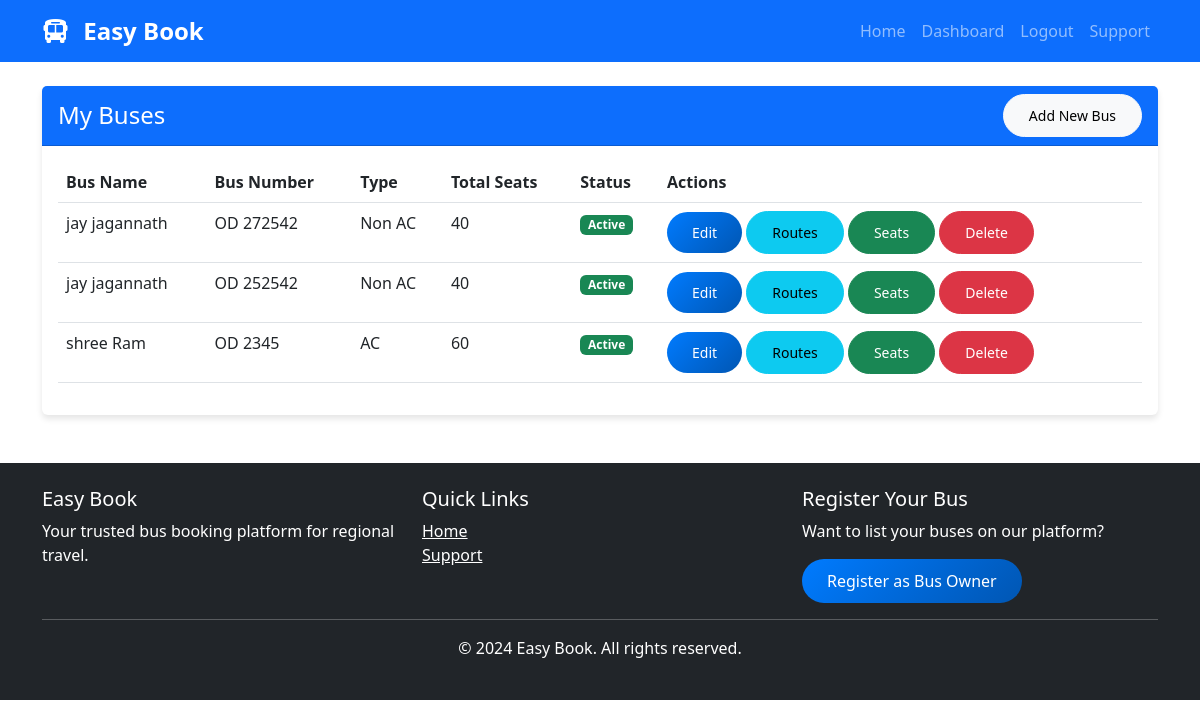
Screenshot of /bus-owner/manage-buses/ (signed in) with the database file from the repository.
### easybook/apps/bus_owners/models.py (models this page shows, shortened)
class Bus(models.Model):
    BUS_TYPES = (
        ('ac', 'AC'),
        ('non_ac', 'Non AC'),
        ('sleeper', 'Sleeper'),
        ('seater', 'Seater'),
        ('ac_sleeper', 'AC Sleeper'),
        ('luxury', 'Luxury'),
    )
    BUS_LAYOUTS = (
        ('2x2', '2 x 2 (4 seats per row)'),
        ('2x1', '2 x 1 (3 seats per row)'),
        ('1x2', '1 x 2 (3 seats per row)'),
        ('sleeper_2x1', 'Sleeper 2 x 1'),
        ('sleeper_1x1', 'Sleeper 1 x 1'),
    )
    owner = models.ForeignKey(User, on_delete=models.CASCADE, limit_choices_to={'user_type': 'bus_owner'}, related_name='buses')
    bus_name = models.CharField(max_length=100)
    bus_type = models.CharField(max_length=20, choices=BUS_TYPES)
    bus_number = models.CharField(max_length=20, unique=True)
    total_seats = models.IntegerField()
    seat_layout = models.CharField(max_length=20, choices=BUS_LAYOUTS, default='2x2')
    amenities = models.TextField(help_text="AC, WiFi, Charging point, etc.", blank=True)
    bus_image = models.ImageField(upload_to='bus_images/', null=True, blank=True)
    is_active = models.BooleanField(default=True)
    created_at = models.DateTimeField(auto_now_add=True)
    updated_at = models.DateTimeField(auto_now=True)

### easybook/apps/bus_owners/views.py (the view)
# urls.py: path('manage-buses/', views.manage_buses, name='manage_buses'),
@login_required
def manage_buses(request):
    if request.user.user_type != 'bus_owner':
        messages.error(request, 'Access denied. Bus owner only.')
        return redirect('home')
    buses = Bus.objects.filter(owner=request.user).order_by('-created_at')
    return render(request, 'bus_owner/manage_buses.html', {'buses': buses})

### templates/bus_owner/manage_buses.html (shortened to what this page needs)
{% extends 'base.html' %}
{% block content %}
<div class="container mt-4">
    <div class="row">
        <div class="col-12">
            <div class="card">
                <div class="card-header bg-primary text-white d-flex justify-content-between align-items-center">
                    <h4 class="mb-0">My Buses</h4>
                    <a href="{% url 'add_bus' %}" class="btn btn-light btn-sm">Add New Bus</a>
                </div>
                <div class="card-body">
                    {% if buses %}
                        <div class="table-responsive">
                            <table class="table table-hover">
                                <thead>
                                    <tr>
                                        <th>Bus Name</th>
                                        <th>Bus Number</th>
                                        <th>Type</th>
                                        <th>Total Seats</th>
                                        <th>Status</th>
                                        <th>Actions</th>
                                    </tr>
                                </thead>
                                <tbody>
                                    {% for bus in buses %}
                                    <tr>
                                        <td>{{ bus.bus_name }}</td>
                                        <td>{{ bus.bus_number }}</td>
                                        <td>{{ bus.get_bus_type_display }}</td>
                                        <td>{{ bus.total_seats }}</td>
                                        <td>
                                            {% if bus.is_active %}
                                                <span class="badge bg-success">Active</span>
                                            {% else %}
                                                <span class="badge bg-danger">Inactive</span>
                                            {% endif %}
                                        </td>
                                        <td>
                                            <a href="{% url 'edit_bus' bus.id %}" class="btn btn-sm btn-primary">Edit</a>
                                            <a href="{% url 'manage_routes' bus.id %}" class="btn btn-sm btn-info">Routes</a>
                                            <a href="{% url 'bus_seat_layout' bus.id %}" class="btn btn-sm btn-success">Seats</a>
                                            <button onclick="deleteBus({{ bus.id }})" class="btn btn-sm btn-danger">Delete</button>
                                        </td>
                                    </tr>
                                    {% endfor %}
                                </tbody>
                            </table>
                        </div>
                    {% else %}
                        <p class="text-center">No buses added yet. <a href="{% url 'add_bus' %}">Add your first bus</a></p>
                    {% endif %}
                </div>
            </div>
        </div>
    </div>
</div>
{% endblock %}

### static/css/style.css (style rules this page uses)
:root { --primary-color: #007bff; --secondary-color: #6c757d; }
body { font-family: 'Segoe UI', Tahoma, Geneva, Verdana, sans-serif; min-height: 100vh; display: flex; flex-direction: column; }
.card { border: none; box-shadow: 0 4px 6px rgba(0,0,0,.1); transition: transform 0.3s ease; }
.btn { border-radius: 25px; padding: 10px 25px; }
.btn-primary { background: linear-gradient(135deg, #007bff, #0056b3); border: none; }

### rows the page displays
Bus: bus_name "jay jagannath", bus_number "OD 272542", bus_type "Non AC", total_seats "40", is_active "Active"
Bus: bus_name "jay jagannath", bus_number "OD 252542", bus_type "Non AC", total_seats "40", is_active "Active"
Bus: bus_name "shree Ram", bus_number "OD 2345", bus_type "AC", total_seats "60", is_active "Active"
